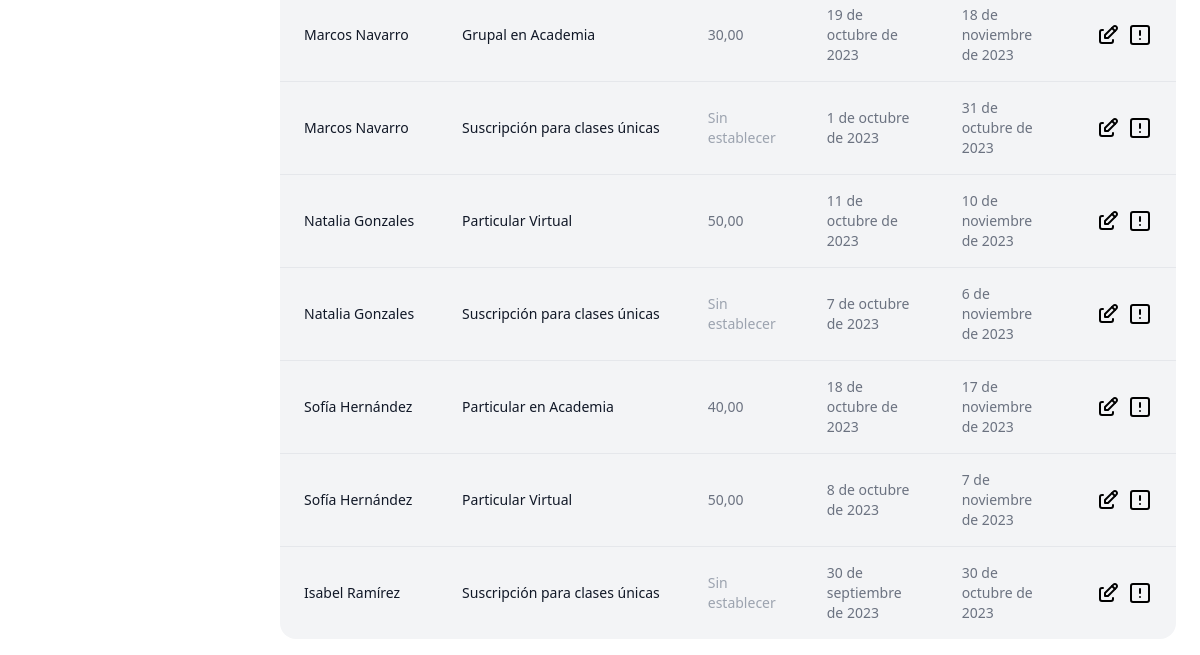
The page /subscriptions/ (signed in, lower part) on the database as committed earlier.
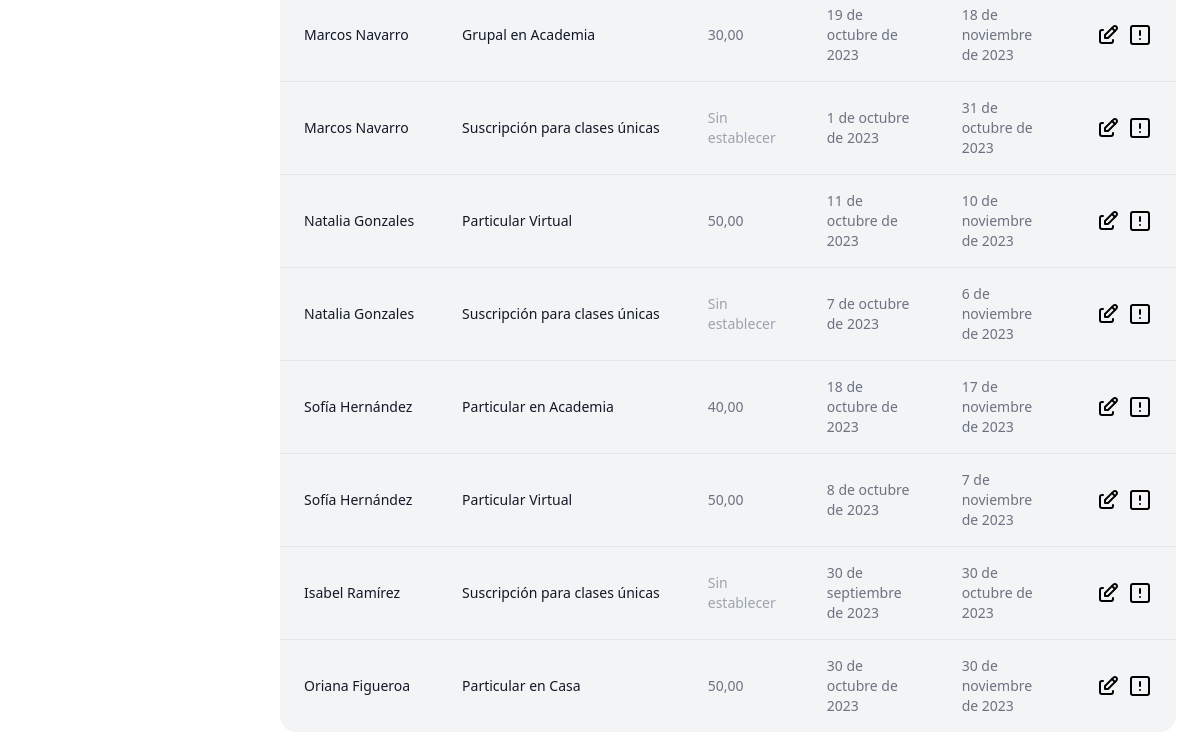
The same page on the database as committed later.
### apps/home/models.py (models this page shows, shortened)
class Subscription(models.Model):
    subscription_type = models.ForeignKey(SubscriptionType, on_delete=models.CASCADE, verbose_name=_('Subscription Type'))
    student = models.ForeignKey('Student', on_delete=models.CASCADE, verbose_name=_('Student'))
    start_date = models.DateField(verbose_name=_('Start Date'))
    end_date = models.DateField(verbose_name=_('End Date'))
    is_active = models.BooleanField(verbose_name=_('Active'), default=True)
    auto_renewal = models.BooleanField(verbose_name=_('Auto Renewal'), default=True)

class Student(models.Model):
    identify_card = models.CharField(verbose_name=_('Identify Card'), max_length=20, blank=True, null=True)
    first_name = models.CharField(verbose_name=_('First Name'), max_length=255)
    second_name = models.CharField(verbose_name=_('Second Name'), max_length=255, blank=True, null=True)
    first_surname = models.CharField(verbose_name=_('First Surname'), max_length=255)
    second_surname = models.CharField(verbose_name=_('Second Surname'), max_length=255, blank=True, null=True)
    birthdate = models.DateField(verbose_name=_('Birthdate'))
    phone_number = models.CharField(verbose_name=_('Phone'), max_length=20)
    email = models.EmailField(verbose_name=_('Email'), )
    address = models.TextField(verbose_name=_('Address'), )
    is_active = models.BooleanField(verbose_name=_('Active'), default=True)
    def __str__(self):
        return f'{self.first_name} {self.first_surname}'
    class Meta:
        constraints = [
            UniqueConstraint(
                fields=['identify_card','first_name', 'second_name', 'first_surname', 'second_surname', 'birthdate'],
                name='unique_student'
            )
        ]

class SubscriptionType(models.Model):
    name = models.CharField(verbose_name=_('Name'), max_length=255)
    description = models.TextField(verbose_name=_('Description'), blank=True, null=True)
    price = models.DecimalField(verbose_name=_('Price'), max_digits=10, decimal_places=2, blank=True, null=True)
    number_of_lessons = models.IntegerField(verbose_name=_('Number of Lessons'), blank=True, null=True)
    class Meta:
        constraints = [
            UniqueConstraint(
                fields=['name', 'price'],
                name='unique_subscription_type'
            )
        ]

### apps/subscriptions/views.py (the view)
# urls.py: path('', Subscription_ListView.as_view(), name='subscription-list'),
class Subscription_ListView(ListView):
    model = Subscription
    template_name = 'home/subscription_list.html'
    context_object_name = 'subscriptions'

### templates/home/subscription_list.html (shortened to what this page needs)
{% extends "base.html" %}
{% block content %}
{% load compress %}
{% load static %}
<div class="relative overflow-x-auto sm:rounded-2xl px-2 pb-4">
    <table class="w-full text-sm text-left text-gray-500 dark:text-gray-400" id="table-file">
        <tbody>
            {% for subscription in subscriptions %}
            <tr class="bg-gray-100 dark:bg-gray-800 dark:border-gray-700 {% if not forloop.last %}border-b{% endif %}" data-status="{% if lesson.lesson_status %}active{% else %}inactive{% endif %}">
                <td class="px-6 py-4 font-medium text-gray-900 whitespace-nowrap dark:text-white {% if forloop.last %}rounded-bl-2xl{% endif %}">
                    <span class="{% if not subscription.student %}text-gray-400{% endif %}">{{ subscription.student | default:"Sin establecer" }}</span>
                </td>
                <td class="px-6 py-4 font-medium text-gray-900 whitespace-nowrap dark:text-white">
                    <span class="{% if not subscription.subscription_type.name %}text-gray-400{% endif %}">{{ subscription.subscription_type.name | default:"Sin establecer" }}</span>
                </td>
                <td class="px-6 py-4">
                    <span class="{% if not subscription.subscription_type.price %}text-gray-400{% endif %}">{{ subscription.subscription_type.price | default:"Sin establecer" }}</span>
                </td>
                <td class="px-6 py-4">
                    <span class="{% if not subscription.start_date %}text-gray-400{% endif %}">{{ subscription.start_date | default:"Sin establecer" }}</span>
                </td>
                <td class="px-6 py-4">
                    <span class="{% if not subscription.end_date %}text-gray-400{% endif %}">{{ subscription.end_date | default:"Sin establecer" }}</span>
                </td>
                <td class="px-6 py-4 {% if forloop.last %}rounded-br-2xl{% endif %}">
                    <div class="flex items-center h-full flex-1 flex-row gap-x-2">
                        <a href="{% url 'subscription-update' subscription.pk %}" class="font-medium text-black dark:text-white hover:underline">
                        </a>
                        <button
                            class="font-medium text-black dark:text-white hover:underline"
                            onclick="openModal('lessonModal', {
                                'Fecha': '{% if lesson.start_date %}{{ lesson.start_date|date:"l j, g:iA" }}{% endif %}',
                                'Estudiante': '{{ lesson.subscription.student }}',
                                'Precio': '{% if lesson.price %}${{lesson.price}}{% else %}$0{% endif %}',
                                'Profesor': '{{ lesson.teacher }}',
                                'Clase vista': '{% if lesson.lesson_status %}Vista{% else %}No vista{% endif %}',
                            })">
                        </button>
                    </div>
                </td>
            </tr>
            {% endfor %}
        </tbody>
    </table>
</div>
{% endblock %}

Rows that differ between the two databases and show on the page:
added Subscription: student "Oriana Figueroa", subscription_type.name "Particular en Casa", subscription_type.price "50,00", start_date "30 de octubre de 2023", end_date "30 de noviembre de 2023"
